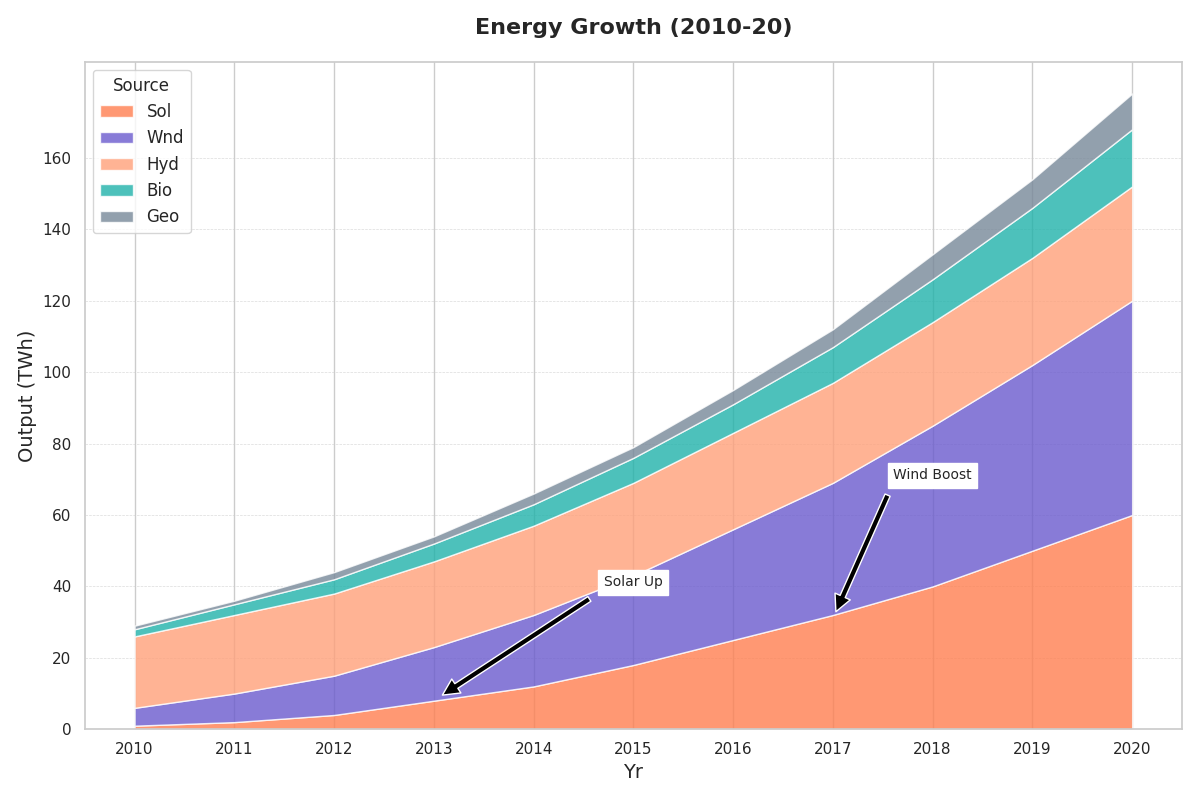

Recreate this plot in Python.
import matplotlib.pyplot as plt
import numpy as np

years = np.arange(2010, 2021)

solar = np.array([1, 2, 4, 8, 12, 18, 25, 32, 40, 50, 60])
wind = np.array([5, 8, 11, 15, 20, 25, 31, 37, 45, 52, 60])
hydro = np.array([20, 22, 23, 24, 25, 26, 27, 28, 29, 30, 32])
biomass = np.array([2, 3, 4, 5, 6, 7, 8, 10, 12, 14, 16])
geothermal = np.array([1, 1, 2, 2, 3, 3, 4, 5, 7, 8, 10])

energy_sources = np.vstack([solar, wind, hydro, biomass, geothermal])

fig, ax = plt.subplots(figsize=(12, 8))
ax.stackplot(years, energy_sources, labels=['Sol', 'Wnd', 'Hyd', 'Bio', 'Geo'],
             colors=['#FF7F50', '#6A5ACD', '#FFA07A', '#20B2AA', '#778899'], alpha=0.8)

ax.set_title('Energy Growth (2010-20)', fontsize=16, fontweight='bold', pad=20)
ax.set_xlabel('Yr', fontsize=14)
ax.set_ylabel('Output (TWh)', fontsize=14)

ax.legend(loc='upper left', fontsize=12, title='Source')

ax.set_xticks(years)
ax.set_yticks(np.arange(0, 171, 20))

ax.yaxis.grid(True, linestyle='--', linewidth=0.5, alpha=0.7)

ax.annotate('Solar Up', xy=(2013, 8), xytext=(2015, 40),
            arrowprops=dict(facecolor='black', shrink=0.05),
            fontsize=10, ha='center', backgroundcolor='white')

ax.annotate('Wind Boost', xy=(2017, 31), xytext=(2018, 70),
            arrowprops=dict(facecolor='black', shrink=0.05),
            fontsize=10, ha='center', backgroundcolor='white')

plt.tight_layout()
plt.show()
